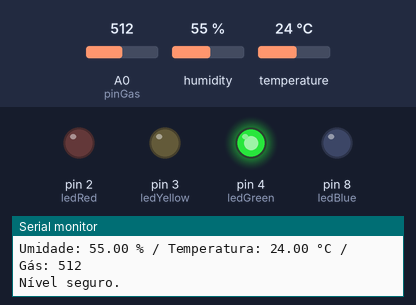
A sketch run on a simulated Arduino Uno, built with avr-gcc and run on an emulated ATmega328P. Parts: output pins drawn as LEDs (lit = HIGH), the last lines printed to the serial monitor. Dashed ring = blinking. The test bench sets the inputs (shaded band); at power-on: temperature 24 °C, A0 (pinGas) = 512, humidity 55 %.

Above: at 3.2 s.
3.3 s: temperature set to 28 °C
At 5.0 s:
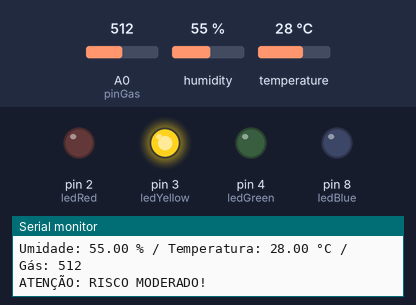
6.0 s: A0 (pinGas) set to 733
8.7 s: A0 (pinGas) set to 758
At 11.3 s:
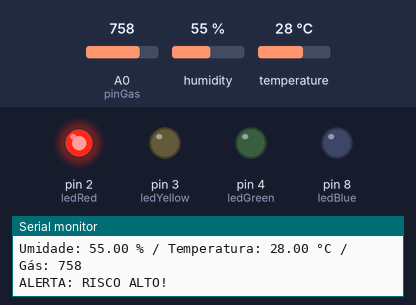
11.6 s: temperature set to 31 °C
At 12.6 s:
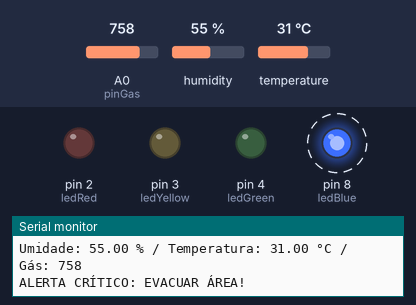
16.7 s: temperature set to 12 °C
At 17.0 s:
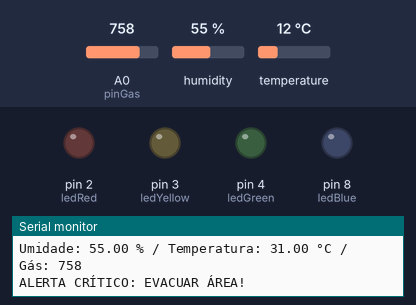
20.7 s: temperature set to 33 °C
At 21.7 s:
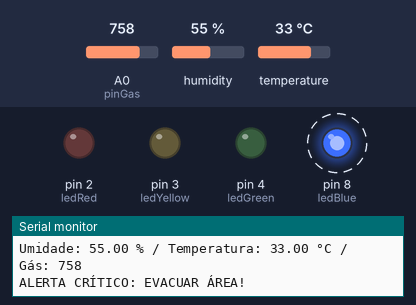
Timing chart, 0 to 26.3 s (numbered marks = the images above; inputs shaded):
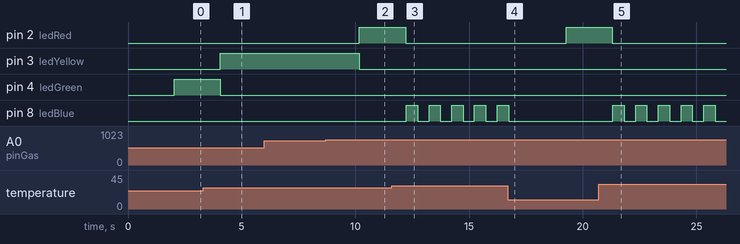

Measured:
- the behaviour switches between 26 and 27 °C on temperature (found by bisection; images 0 and 1)
- the behaviour switches between 750 and 751 on A0 (pinGas) (found by bisection; images 1 and 2)
- the behaviour switches between 29 and 30 °C on temperature (found by bisection; images 2 and 3)
- after the input at 3.3 s, pin 3 (ledYellow): LOW → HIGH after 0.75 s; pin 4 (ledGreen): HIGH → LOW after 0.75 s
- after the input at 8.7 s, pin 2 (ledRed): LOW → HIGH after 1.5 s; pin 3 (ledYellow): HIGH → LOW after 1.5 s
- after the input at 11.6 s, pin 2 (ledRed): HIGH → LOW after 0.62 s; pin 8 (ledBlue): alternates HIGH for 0.50 s and LOW for 0.50 s, starting after 0.64 s
- after the input at 16.7 s, pin 2 (ledRed): LOW → HIGH after 2.6 s; pin 8 (ledBlue): goes on until 16.7 s, then stays LOW
- after the input at 20.7 s, pin 2 (ledRed): HIGH → LOW after 0.60 s; pin 8 (ledBlue): alternates HIGH for 0.50 s and LOW for 0.50 s, starting after 0.62 s

The sketch:

sketch_mar18a.ino
```cpp
#include <DHT.h> // Biblioteca correta

#define DHTTYPE DHT11
#define DHTPIN 7

const int ledGreen = 4; // LED verde (seguro)
const int ledYellow = 3; // LED amarelo (atenção)
const int ledRed = 2; // LED vermelho (perigo)
const int ledBlue = 8; // LED azul (alerta crítico)
const int pinGas = A0; // Sensor MQ2

DHT dht(DHTPIN, DHTTYPE);

void setup() {
  pinMode(pinGas, INPUT);
  pinMode(ledGreen, OUTPUT);
  pinMode(ledYellow, OUTPUT);
  pinMode(ledRed, OUTPUT);
  pinMode(ledBlue, OUTPUT);

  Serial.begin(9600);
  dht.begin();
  delay(2000); // Tempo de estabilização do sensor
}

void loop() {
  float h = dht.readHumidity();
  float t = dht.readTemperature();
  int gasLevel = analogRead(pinGas); // Leitura do sensor de gás

  // Verifica se a leitura é válida
  if (isnan(h) || isnan(t)) {
    Serial.println("Erro ao ler do sensor DHT!");
    return;
  }

  Serial.print("Umidade: ");
  Serial.print(h);
  Serial.print(" % / Temperatura: ");
  Serial.print(t);
  Serial.print(" °C / Gás: ");
  Serial.println(gasLevel);

  if (t > 29 || gasLevel > 790) {
      digitalWrite(ledGreen, LOW);
      digitalWrite(ledYellow, LOW);
      digitalWrite(ledRed, LOW);
      Serial.println("ALERTA CRÍTICO: EVACUAR ÁREA!");
      piscarLed(ledBlue); // Pisca o LED vermelho para alertar perigo crítico
  } else if (t > 28 || gasLevel > 750) {
      digitalWrite(ledGreen, LOW);
      digitalWrite(ledYellow, LOW);
      digitalWrite(ledRed, HIGH);
      digitalWrite(ledBlue, LOW);
      Serial.println("ALERTA: RISCO ALTO!");
  } else if (t > 26 || gasLevel > 740) { //Led AMARELO
      digitalWrite(ledGreen, LOW);
      digitalWrite(ledYellow, HIGH);
      digitalWrite(ledRed, LOW);
      digitalWrite(ledBlue, LOW);
      Serial.println("ATENÇÃO: RISCO MODERADO!");
  } else { //LED VERDE
      digitalWrite(ledGreen, HIGH);
      digitalWrite(ledYellow, LOW);
      digitalWrite(ledRed, LOW);
      digitalWrite(ledBlue, LOW);
      Serial.println("Nível seguro.");
  }


  delay(2000);
}

void piscarLed(int pino) {
  for (int i = 0; i < 5; i++) {
    digitalWrite(pino, HIGH); // Liga o LED
    delay(500); // Aguarda 500ms
    digitalWrite(pino, LOW); // Desliga o LED
    delay(500); // Aguarda 500ms
  }
}
```
